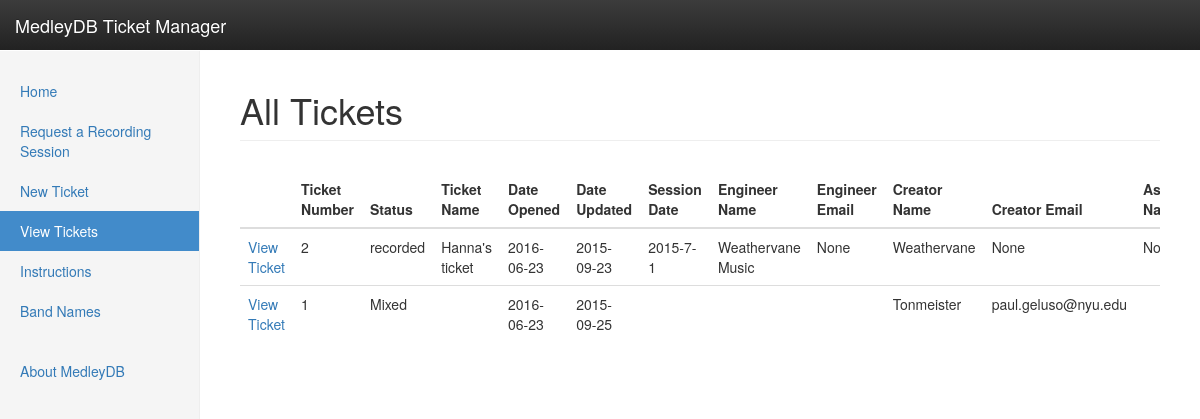
The page /viewtickets on the database its author committed.
### tables this page shows
CREATE TABLE tickets
  (ticket_number varchar(20) PRIMARY KEY,
  status varchar(20),
  ticket_name varchar(20),
  date_opened datetime,
  date_updated datetime,
  session_date date,
  engineer_name varchar(20),
  engineer_email varchar(20),
  creator_name varchar(20),
  creator_email varchar(20),
  assignee_name varchar(20),
  assignee_email varchar(20),
  mixer_name varchar(20),
  mixer_email varchar(20),
  bouncer_name varchar(20),
  bouncer_email varchar(20),
  genre varchar(20),
  number_of_tracks varchar(20),
  comments varchar(100));

### webapp.py (the view)
@APP.route('/viewtickets')
def view_tickets():
    db_connection = connect_db(APP)
    cursor = db_connection.execute('select * from tickets')
    tickets_headers = get_header(APP, 'tickets')
    formatted_tickets_headers = [format_headers(h) for h in tickets_headers]
    tickets = {}
    for name in tickets_headers:
        tickets[name] = []
    tickets['url'] = []
    tickets['delete'] = []
    for row in cursor:
        for name, item in zip(tickets_headers, row):
            tickets[name].append(item)
        tickets['url'].append('/ticket?ticket_number={}'.format(row[0]))
        tickets['delete'].append(
            '/api/deleteticket?ticket_number={}'.format(row[0])
        )
    return render_template(
        'viewtickets.html', tickets=tickets,
        tickets_headers=tickets_headers,
        formatted_tickets_headers=formatted_tickets_headers
    )

### utils.py (called while the page is built)
def connect_db(app):
    db_connection = sqlite3.connect(app.config['DATABASE'])
    db_connection.row_factory = sqlite3.Row
    return db_connection

def get_header(app, table_name):
    db_connection = connect_db(app)
    cursor = db_connection.execute('select * from {}'.format(table_name))
    column_headers = list(map(lambda x: x[0], cursor.description))
    return column_headers

def format_headers(column_name):
    return column_name.replace("_", " ").title()

### templates/viewtickets.html (shortened to what this page needs)
{% extends "template.html" %}
{% block content %}
<h1 class="sub-header">All Tickets</h1>
      <div class="table-responsive">
        <table class="table">
          <thead>
                <th></th>
            {% for col in range(formatted_tickets_headers|count) %}
                <th>{{ formatted_tickets_headers[col] }}</th>
            {% endfor %}
          </thead>
          <tbody>
            {% for row_index in range(tickets['ticket_number']|count) %}
                <tr>
                    <td><a href="{{ tickets["url"][row_index] }}">View Ticket</a></td>
                  {% for col in range(tickets_headers|count) %}
                    <td>{{ tickets[tickets_headers[col]][row_index] }}</td>
                  {% endfor %}
                </tr>
            {% endfor %}
          </tbody>
        </table>
      </div>
{% endblock %}

### templates/template.html (shortened to what this page needs)
<!doctype html>
<html lang="en">
    <head>
        <link rel="stylesheet" href="https://maxcdn.bootstrapcdn.com/bootstrap/3.3.6/css/bootstrap.min.css">
        <link rel="stylesheet" href="https://maxcdn.bootstrapcdn.com/bootstrap/3.3.6/css/bootstrap-theme.min.css">
        <link href="static/style.css" rel="stylesheet">
    </head>
    <body data-spy="spyscroll" data-target=".navbar-default">
        <nav class="navbar navbar-inverse navbar-fixed-top">
          <div class="container-fluid">
            <div class="navbar-header">
              <a class="navbar-brand" href="#">MedleyDB Ticket Manager</a>
            </div>
          </div>
        </nav>
        <div class="container-fluid">
          <div class="row">
            <div class="col-sm-3 col-md-2 sidebar" >
              <ul class="nav nav-sidebar" >
                <li ><a href="/">Home</a></li>
                <li ><a href="/requestrecord">Request a Recording Session</a></li>
                <li ><a href="/newticket">New Ticket</a></li>
                <li ><a href="/viewtickets">View Tickets</a></li>
                <li ><a href="/instructions">Instructions</a></li>
                <li ><a href="/bandnames">Band Names</a></li>
              </ul>
              <ul class="nav nav-sidebar">
                <li><a href="http://medleydb.weebly.com">About MedleyDB</a></li>
              </ul>
            </div>
            <div class="col-sm-9 col-sm-offset-3 col-md-10 col-md-offset-2 main">
                {% block content %}{% endblock %}
            </div>
          </div>
        </div>
    </body>
</html>

### static/style.css (style rules this page uses)
body { padding-top: 50px; }
.sub-header { padding-bottom: 10px; border-bottom: 1px solid #eee; }
.navbar-fixed-top { border: 0; }
.sidebar { display: none; }
@media (min-width: 768px) { .sidebar { position: fixed; top: 51px; bottom: 0; left: 0; z-index: 1000; display: block; padding: 20px; overflow-x: hidden; overflow-y: auto; background-color: #f5f5f5; border-right: 1px solid #eee; } }
.nav-sidebar { margin-right: -21px; margin-bottom: 20px; margin-left: -20px; }
.nav-sidebar > li > a { padding-right: 20px; padding-left: 20px; }
.nav-sidebar > .active > a, .nav-sidebar > .active > a:hover, .nav-sidebar > .active > a:focus { color: #fff; background-color: #428bca; }
.main { padding: 20px; }
@media (min-width: 768px) { .main { padding-right: 40px; padding-left: 40px; } }

### rows shown on the page
tickets: status "recorded" "Hanna's ticket" "2016-06-23" "2015-09-23" "2015-7-1" "Weathervane Music" "Weathervane"
tickets: status "Mixed" "2016-06-23" "2015-09-25" "Tonmeister" "paul.geluso@nyu.edu"

### other values the page prints
{{ tickets[tickets_headers[col]][row_index] }} "2" "None" "None" "1"
